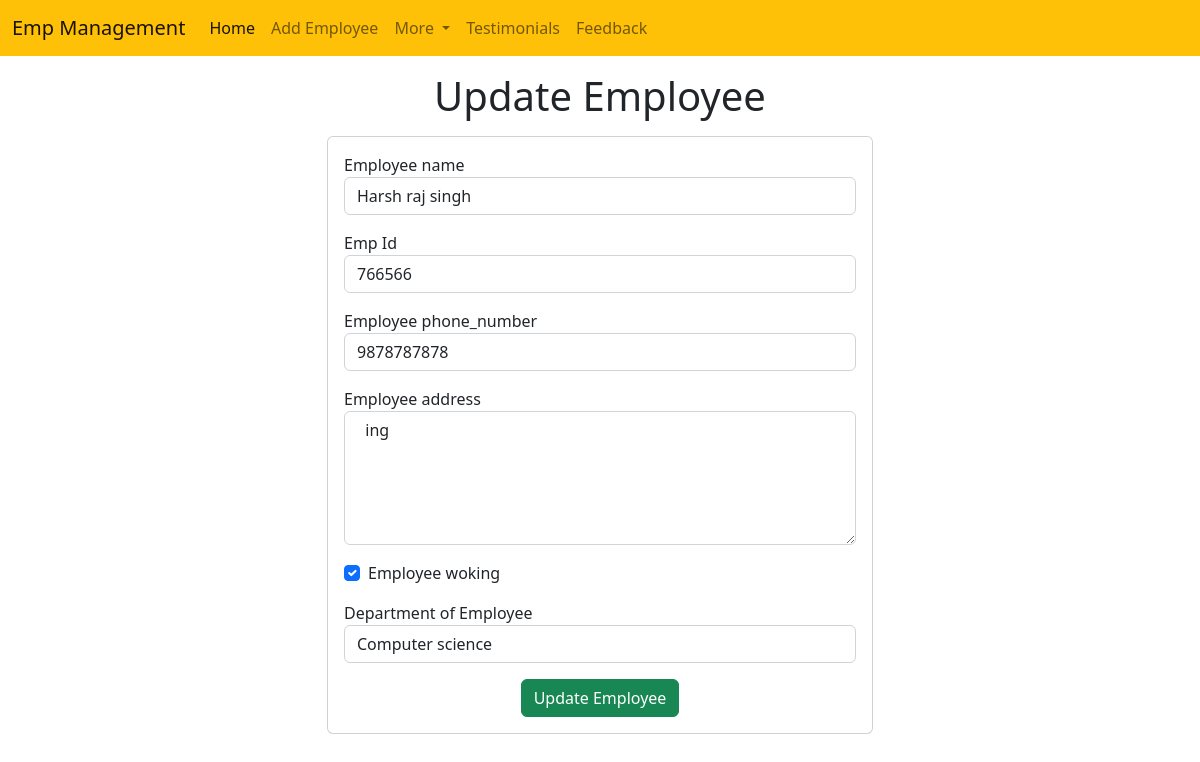
Page /emp_mng/update_emp_mng/34 on the committed database.
### emp_mng/models.py (models this page shows, shortened)
class Emp_mng(models.Model):
    name=models.CharField(max_length=200)
    emp_id=models.CharField(max_length=200)
    phone=models.CharField(max_length=10)
    address=models.CharField(max_length=150)
    working=models.BooleanField(default=True)
    department=models.CharField(max_length=10)

### emp_mng/views.py (the view)
# urls.py: path("update_emp_mng/<int:emp_id>",update_emp_mng),
def update_emp_mng(request,emp_id):
    emp_mng=Emp_mng.objects.get(pk=emp_id)
    return render(request,"emp_mng/update_emp_mng.html",{
        'emp_mng':emp_mng
    })

### templates/emp_mng/update_emp_mng.html (shortened to what this page needs)
<!doctype html>
<html lang="en">
  <head>
    <link
        href="https://cdn.jsdelivr.net/npm/bootstrap@5.2.0/dist/css/bootstrap.min.css"
        rel="stylesheet"
    />
  </head>
  <body>
    {% include 'emp_mng/navbar.html' %}
    <h1 class="text-center my-3">Update Employee</h1>
    <div class="container">
        <div class="row">
            <div class="col-md-6 offset-md-3">
                <div class="card">
                    <div class="card-body">
                        <form action="/emp_mng/do_update_emp_mng/{{emp_mng.id}}" method="POST">
                            <div class="mb-3">
                                <label for="name">Employee name</label>
                                <input
                                    name="emp_name"
                                    id="name"
                                    type="text"
                                    class="form-control"
                                    placeholder="Enter emp name"
                                    value="{{emp_mng.name}}"
                                 />
                            </div>
                            <div class="mb-3">
                                <label for="Id">Emp Id</label>
                                <input
                                    id="Id"
                                    type="text"
                                    class="form-control"
                                    placeholder="Enter employee Id"
                                    name="emp_id"
                                    value="{{emp_mng.emp_id}}"
                                />
                            </div>
                            <div class="mb-3">
                                <label for="phone">Employee phone_number</label>
                                <input
                                    id="emp_phone"
                                    value="{{emp_mng.phone}}"
                                    name="emp_phone"
                                    type="text"
                                    class="form-control"
                                    placeholder="Enter emp mo_num"
                                />
                            </div>
                            <div class="mb-3">
                                <label for="address">Employee address</label>
                                <textarea
                                    name="emp_address"
                                    id="address"
                                    rows="5"
                                    class="form-control"
                                > {{emp_mng.address}}</textarea>
                            </div>
                            <div class="mb-3 form-check">
                                <label for="Working">Employee woking</label>
                                <input
                                    id="working"
                                    {% if emp_mng.working %} checked {% endif %}
                                    name="emp_working"
                                    type="checkbox"
                                    class="form-check-input"
                                />
                            </div>
                            <div class="mb-3">
                                <label for="Department">Department of Employee</label>
                                <select name="emp_department"  value="{{emp_mng.department}}" id="department" class="form-control">
                                    <option value="CSE">Computer science</option>
                                </select>
                            </div>
                            <div class="container text-center">
                                <button class="btn btn-success">
                                    Update Employee
                                </button>
                            </div>
                        </form>
                    </div>
                </div>
            </div>
        </div>
    </div>
  </body>
</html>

### rows in the picture
Emp_mng: emp_name "Harsh raj singh", emp_id "766566", emp_phone "9878787878", emp_address "ing", working "☑", emp_department "Computer science"
